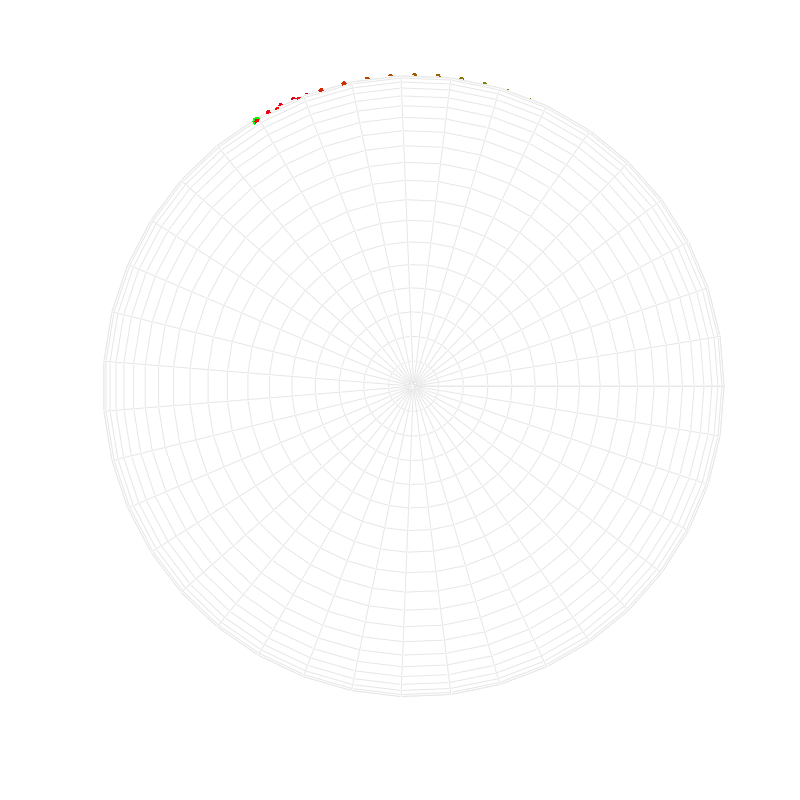
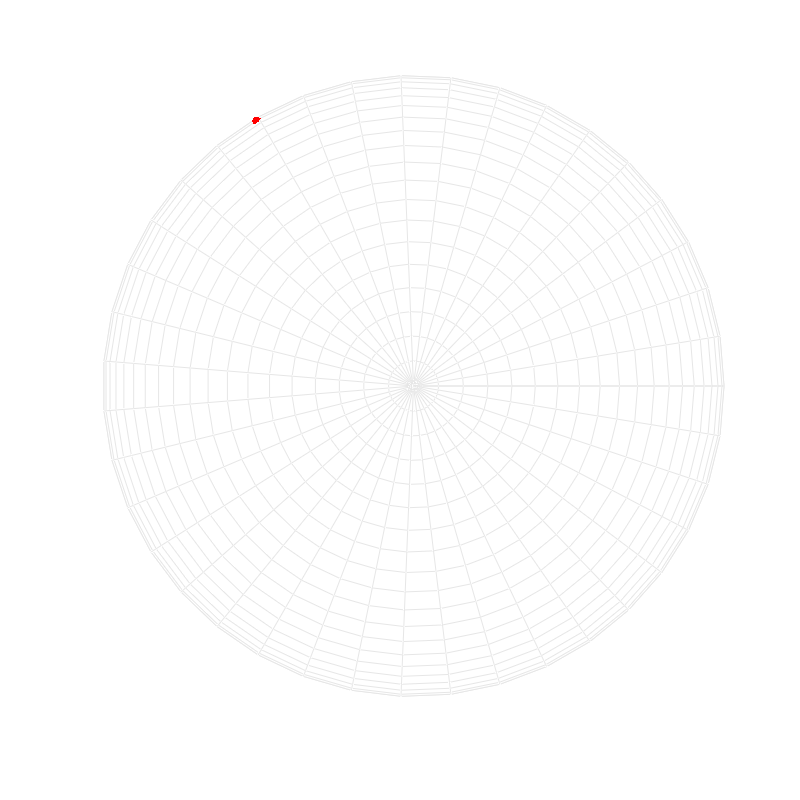

Source code (MATLAB) for these figures, in order: (Note: this script raises an error after producing the figures.)
function demo_Riemannian_Sd_vecTransp01
% Parallel transport on a d-sphere
% (formulation with tangent space of the same dimension as the dimension of the manifold)
%
% If this code is useful for your research, please cite the related publication:
% @article{Calinon20RAM,
% 	author="Calinon, S.",
% 	title="Gaussians on {R}iemannian Manifolds: Applications for Robot Learning and Adaptive Control",
% 	journal="{IEEE} Robotics and Automation Magazine ({RAM})",
% 	year="2020",
% 	pages=""
% }
% 
% Copyright (c) 2019 Idiap Research Institute, http://idiap.ch/
% Written by Noemie Jaquier and Sylvain Calinon
% 
% This file is part of PbDlib, http://www.idiap.ch/software/pbdlib/
% 
% PbDlib is free software: you can redistribute it and/or modify
% it under the terms of the GNU General Public License version 3 as
% published by the Free Software Foundation.
% 
% PbDlib is distributed in the hope that it will be useful,
% but WITHOUT ANY WARRANTY; without even the implied warranty of
% MERCHANTABILITY or FITNESS FOR A PARTICULAR PURPOSE. See the
% GNU General Public License for more details.
% 
% You should have received a copy of the GNU General Public License
% along with PbDlib. If not, see <http://www.gnu.org/licenses/>.

addpath('./m_fcts/');


%% Generate data on a sphere
%%%%%%%%%%%%%%%%%%%%%%%%%%%%%%%%%%%%%%%%%%%%%%%%%%%%%%%%%%%%%%%%%%%%%%%%%%%
nbData = 3;

Data = randn(3,nbData)*4E-1;
x = Data./repmat(sqrt(sum(Data.^2,1)),3,1);
t = 0:0.05:1;
nbp = 40;
[X,Y,Z] = sphere(nbp-1);


%% Follow the geodesic from x1 to x2 and x3
%%%%%%%%%%%%%%%%%%%%%%%%%%%%%%%%%%%%%%%%%%%%%%%%%%%%%%%%%%%%%%%%%%%%%%%%%%%
u12 = logmap(x(:,2),x(:,1));
u13 = logmap(x(:,3),x(:,1));
figure('PaperPosition',[0 0 8 8],'position',[10,10,650,650]); hold on; axis off; axis equal; rotate3d on;
colormap([.9 .9 .9]);
mesh(X,Y,Z,rand(size(Z)));
plot3(x(1,1), x(2,1), x(3,1),'.','markersize',20,'color', [0 1 0]);
for i=1:length(t)
	g = geodesic(u12,x(:,1),t(i));
	plot3(g(1,1), g(2,1), g(3,1),'.','markersize',12,'color', [1*(1-t(i)) 1*t(i) 0]);
end
plot3(x(1,2), x(2,2), x(3,2),'.','markersize',20,'color', [1 0 0]);
for i=1:length(t)
	g = geodesic(u13,x(:,1),t(i));
	plot3(g(1,1), g(2,1), g(3,1),'.','markersize',12,'color', [1*(1-t(i)) 0 1*t(i)]);
end
plot3(x(1,2), x(2,2), x(3,2),'.','markersize',20,'color', [0 0 1]);
axis vis3d;


%% Parallel transport of u12 from x1 to x3
%%%%%%%%%%%%%%%%%%%%%%%%%%%%%%%%%%%%%%%%%%%%%%%%%%%%%%%%%%%%%%%%%%%%%%%%%%%
p13 = transp(x(:,1),x(:,3)) * u12;

% Plot
figure('PaperPosition',[0 0 8 8],'position',[10,10,650,650]); hold on; axis off; axis equal; rotate3d on;
colormap([.9 .9 .9]);
mesh(X,Y,Z,rand(size(Z)));
% Plot x1 and its tangent space
plot3(x(1,1), x(2,1), x(3,1),'.','markersize',20,'color', [1 0 0]);
Rrot = rotM(x(:,1))';
msh = repmat(x(:,1),1,5) + Rrot * [1 1 -1 -1 1; 1 -1 -1 1 1; 0 0 0 0 0] * 1E0;
patch(msh(1,:),msh(2,:),msh(3,:), [1 0 0],'edgecolor',[1 0 0],'facealpha',.3,'edgealpha',.3)
% Plot x3 and its tangent space
plot3(x(1,3), x(2,3), x(3,3),'.','markersize',20,'color', [0 1 0]);
Rrot = rotM(x(:,3))';
msh = repmat(x(:,3),1,5) + Rrot * [1 1 -1 -1 1; 1 -1 -1 1 1; 0 0 0 0 0] * 1E0;
patch(msh(1,:),msh(2,:),msh(3,:), [0 1 0],'edgecolor',[0 1 0],'facealpha',.3,'edgealpha',.3)
% Plot u12 on x1 tangent space and its parallel transported version on x3
% tangent space
plot3([x(1,1),x(1,1)+u12(1,1)],[x(2,1),x(2,1)+u12(2,1)],[x(3,1),x(3,1)+u12(3,1)], 'color', [1 0 0], 'Linewidth', 2);
plot3([x(1,3),x(1,3)+p13(1,1)],[x(2,3),x(2,3)+p13(2,1)],[x(3,3),x(3,3)+p13(3,1)], 'color', [0 1 0], 'Linewidth', 2);
axis vis3d;

%% Parallel transport along the geodesic
%%%%%%%%%%%%%%%%%%%%%%%%%%%%%%%%%%%%%%%%%%%%%%%%%%%%%%%%%%%%%%%%%%%%%%%%%%%
% Here the direction of the geodesic from x1 to x2 in the tangent space of
% x1 (u12) is parallel transported into the tangent space of x3, but any
% other vector in the tangent space of x1 can be transported the same way.
figure('PaperPosition',[0 0 8 8],'position',[10,10,650,650]); hold on; axis off; axis equal; rotate3d on;
colormap([.9 .9 .9]);
mesh(X,Y,Z,rand(size(Z)));
for i=1:length(t)
	g = geodesic(u13, x(:,1), t(i));
	plot3(g(1,1), g(2,1), g(3,1),'.','markersize',12,'color', [1*(1-t(i)) 1*t(i) 0]);
	Rrot = rotM(g)';
	msh = repmat(g,1,5) + Rrot * [1 1 -1 -1 1; 1 -1 -1 1 1; 0 0 0 0 0] * 1E0;
	patch(msh(1,:),msh(2,:),msh(3,:), [1*(1-t(i)) 1*t(i) 0],'edgecolor',[1*(1-t(i)) 1*t(i) 0],'facealpha',.1,'edgealpha',.1)
	ptv = transp(x(:,1), x(:,3), t(i)) * u12;
	plot3([g(1,1),g(1,1)+ptv(1,1)],[g(2,1),g(2,1)+ptv(2,1)],[g(3,1),g(3,1)+ptv(3,1)], 'color', [1*(1-t(i)) 1*t(i) 0], 'Linewidth', 2);
	%Inner product between vector transported and direction of geodesic
	dir = logmap(x(:,3), g);
	if norm(dir) > 1E-5
		dir = dir ./ norm(dir);
		inprod(i) = dir' * ptv;
	end
end
axis vis3d;

%% Checks on parallel transportation
%%%%%%%%%%%%%%%%%%%%%%%%%%%%%%%%%%%%%%%%%%%%%%%%%%%%%%%%%%%%%%%%%%%%%%%%%%%
% Inner product conserved
inprod

% Those two vectors are the same :
% p1 is the direction of the geodesic from x3 to x1 in the tangent space of x3;
% p3 is the direction of the geodesic from x1 to x3 in the tangent space of x1 parallel transported to the tangent space of x3.
p1 = -logmap(x(:,1), x(:,3))
p3 = transp(x(:,1), x(:,3)) * logmap(x(:,3), x(:,1))

% Plot
figure('PaperPosition',[0 0 8 8],'position',[10,10,650,650]); hold on; axis off; axis equal; rotate3d on; 
colormap([.9 .9 .9]);
mesh(X,Y,Z,rand(size(Z)));
% Plot x1 and its tangent space
plot3(x(1,1), x(2,1), x(3,1),'.','markersize',20,'color', [1 0 0]);
Rrot = rotM(x(:,1))';
msh = repmat(x(:,1),1,5) + Rrot * [1 1 -1 -1 1; 1 -1 -1 1 1; 0 0 0 0 0] * 1E0;
patch(msh(1,:),msh(2,:),msh(3,:), [1 0 0],'edgecolor',[1 0 0],'facealpha',.3,'edgealpha',.3)
% Plot x3 and its tangent space
plot3(x(1,3), x(2,3), x(3,3),'.','markersize',20,'color', [0 1 0]);
Rrot = rotM(x(:,3))';
msh = repmat(x(:,3),1,5) + Rrot * [1 1 -1 -1 1; 1 -1 -1 1 1; 0 0 0 0 0] * 1E0;
patch(msh(1,:),msh(2,:),msh(3,:), [0 1 0],'edgecolor',[0 1 0],'facealpha',.3,'edgealpha',.3)
% Plot u12 on x1 tangent space and its parallel transported version on x3
% tangent space
plot3([x(1,3),x(1,3)-p1(1,1)],[x(2,3),x(2,3)-p1(2,1)],[x(3,3),x(3,3)-p1(3,1)], 'color', [1 0 0], 'Linewidth', 2);
plot3([x(1,3),x(1,3)+p3(1,1)],[x(2,3),x(2,3)+p3(2,1)],[x(3,3),x(3,3)+p3(3,1)], 'color', [0 1 0], 'Linewidth', 2);
view(50,30); axis equal; axis tight; axis vis3d;      

pause;
close all;
end


%% Functions
%%%%%%%%%%%%%%%%%%%%%%%%%%%%%%%%%%%%%%%%%%%%%%%%%%%%%%%%%%%%%%%%%%%%%%%%%%%
function x = expmap(u,x0)
	normu = norm(u,'fro');
	x = x0 * cos(normu) + u./normu * sin(normu);
end

function u = logmap(x,x0)
	p = (x-x0) - trace(x0'*(x-x0)) * x0;
	u = acos(trace(x0'*x)) * p./norm(p,'fro');
end

function Ac = transp(x1,x2,t)
	if nargin==2
		t=1;
	end
	u = logmap(x2,x1);
	e = norm(u,'fro');
	u = u ./ e;
	Ac = -x1 * sin(e*t) * u' + u * cos(e*t) * u' + eye(size(u,1)) - u * u';
end

function x = geodesic(u,x0,t)
	normu = norm(u,'fro');
	x = x0 * cos(normu*t) + u./normu * sin(normu*t);
end